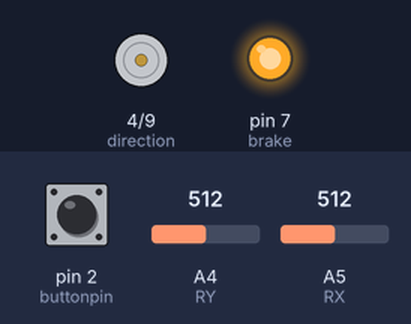
The sketch below on a simulated Arduino Uno, built with avr-gcc and run on an emulated ATmega328P. Shown: direction and speed pins drawn as motors (green arrow = direction pin HIGH = forward, orange = LOW = backward, longer = more drive), output pins drawn as LEDs (lit = HIGH). Inputs (shaded band) come from the test bench; at power-on: A4 (RY) = 512, pin 2 (buttonpin) LOW, A5 (RX) = 512. What the sketch prints to the serial monitor is not drawn.

Above: at 1.2 s.
1.3 s: A4 (RY) set to 587
2.8 s: A4 (RY) set to 607
4.3 s: pin 2 (buttonpin) pulled HIGH for 0.15 s
At 5.1 s:
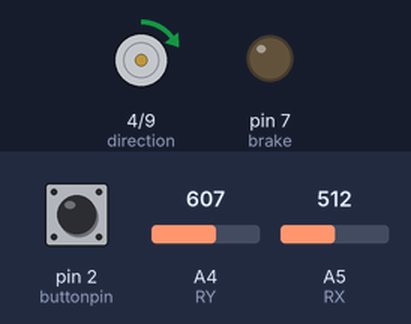
5.9 s: A4 (RY) set to 390
At 6.2 s:
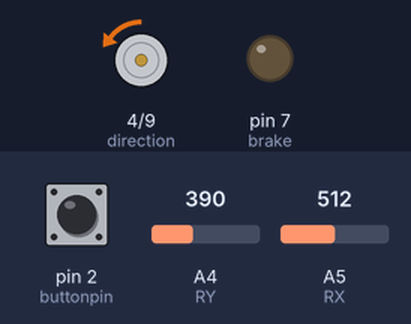
7.4 s: A4 (RY) set to 410
At 8.5 s:
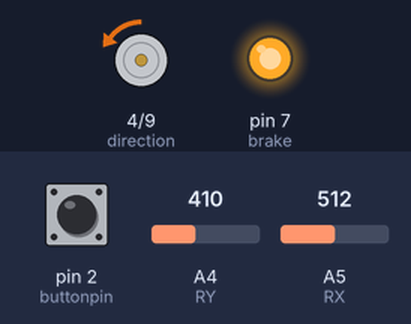
8.9 s: A4 (RY) set to 306
At 9.7 s:
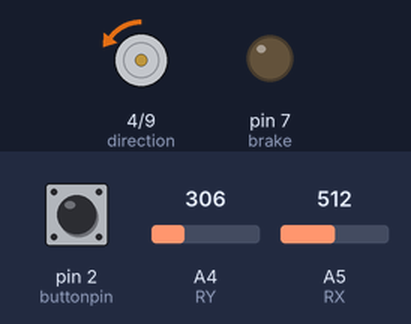
Timing chart, 0 to 11.4 s (numbered marks = the images above; inputs shaded):
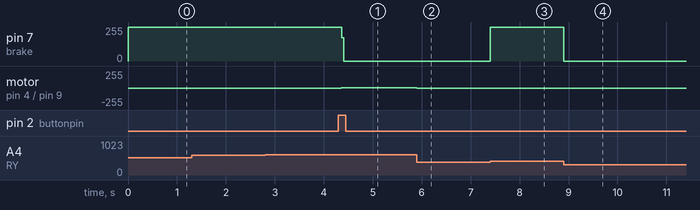

The sketch:

wheelcontrol.ino
```cpp
int speed = 0;
bool brake = 0;
int x = 0;
int y = 0;

const int buttonpin = 2;
int buttonstate = 0;
int presscount = 0;
int speed1 = 5;
int speed2 = 50 ;

int lastButtonState = LOW;
unsigned long lastDebounceTime = 0;
unsigned long debounceDelay = 50;

void setup() {
  // put your setup code here, to run once:
  Serial.begin(9600);
  pinMode(9, OUTPUT); //speed
  pinMode(4,OUTPUT); //direction
  pinMode(7, OUTPUT); //brake
  pinMode(A4, INPUT); //RY
  pinMode(A5, INPUT);  //RX
}

void loop() {
  // put your main code here, to run repeatedly:

  y = analogRead(A4);
  x = analogRead(A5);
;
  int b_read = digitalRead(buttonpin);

  // If the button state has changed
  if (b_read != lastButtonState) {
    lastDebounceTime = millis();  // Reset the debounce timer
  }

  // If the state has been stable longer than debounceDelay
  if ((millis() - lastDebounceTime) > debounceDelay) {
    if (b_read != buttonstate) {
      buttonstate = b_read;

      // Only toggle the LED when the new state is HIGH (button pressed)
      if (buttonstate == HIGH) {
        presscount = (presscount == 2) ? 0 : presscount + 1;
      }
    }
  }

  lastButtonState = b_read;

  //if (buttonstate){
  //    presscount = (presscount == 2) ? 0 : presscount + 1;
  //  }

  if (y < 400){
    digitalWrite(7, LOW);
    digitalWrite(4, LOW);
    if (presscount == 0)
    {
      digitalWrite(7, HIGH);
    }
    else if (presscount == 1){
      analogWrite(9, speed1);
    }
    else if (presscount == 2){
      analogWrite(9, speed2);
    }
  }

  else if (y > 600){
    digitalWrite(7, LOW);
    digitalWrite(4, HIGH);
    if (presscount == 0)
    {
      digitalWrite(7, HIGH);
    }
    else if (presscount == 1){
      analogWrite(9, speed1);
    }
    else if (presscount == 2){
      analogWrite(9, speed2);
    }
  }

  else {
    digitalWrite(7, HIGH);
  }

  Serial.println(presscount);


}
```

Measured:
- the behaviour switches between 399 and 400 on A4 (RY) (found by bisection; images 2 and 3)
- after the input at 4.3 s, pin 7 (brake): 255/255 → 0/255 after 0.07 s; motor on pin 4 (direction) / pin 9 (speed): stopped → forward 5/255 after 0.05 s
- after the input at 5.9 s, motor on pin 4 (direction) / pin 9 (speed): forward 5/255 → backward 5/255 at once
- after the input at 7.4 s, pin 7 (brake): 0/255 → 255/255 at once
- after the input at 8.9 s, pin 7 (brake): 255/255 → 0/255 at once
